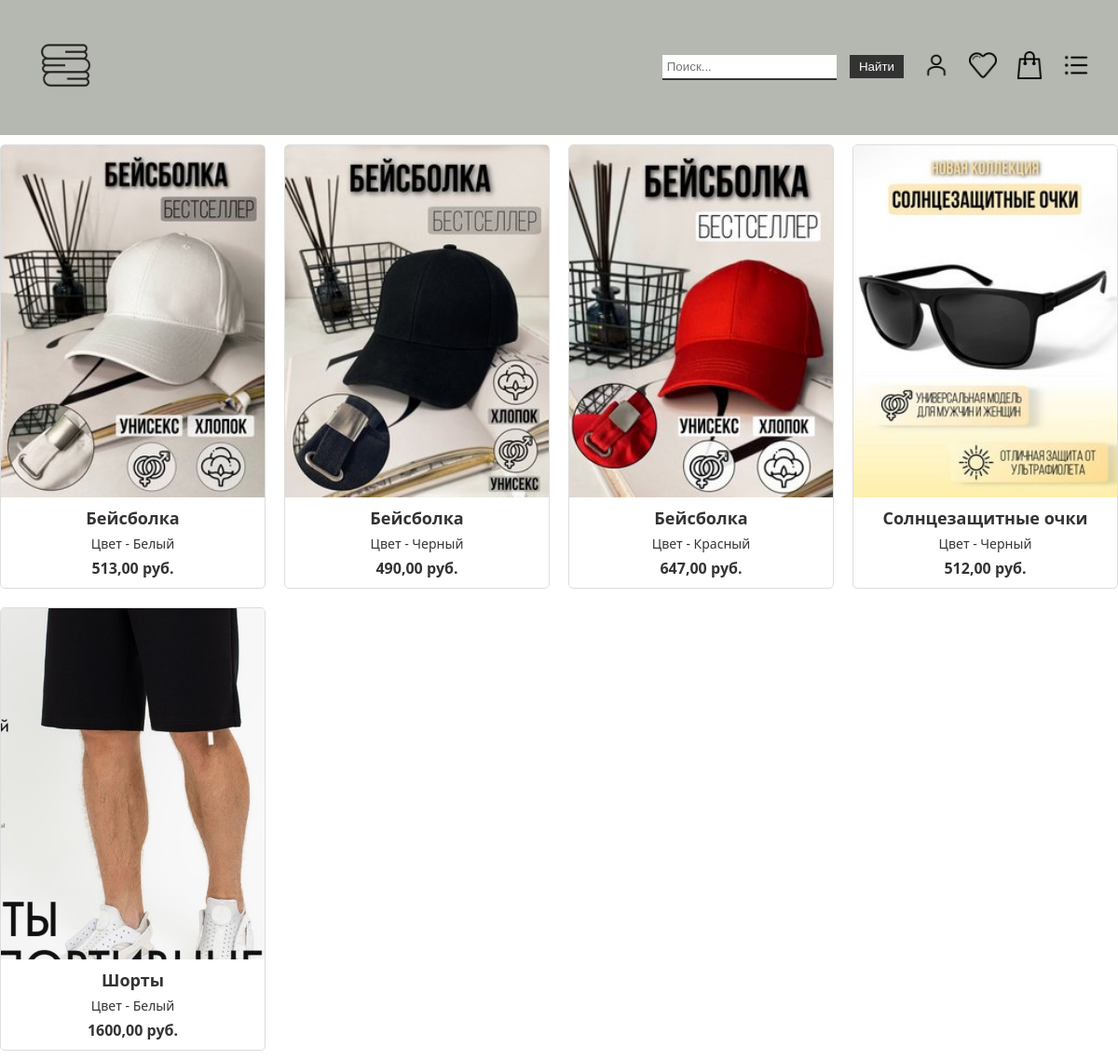
/, run on an earlier commit of the app's database.
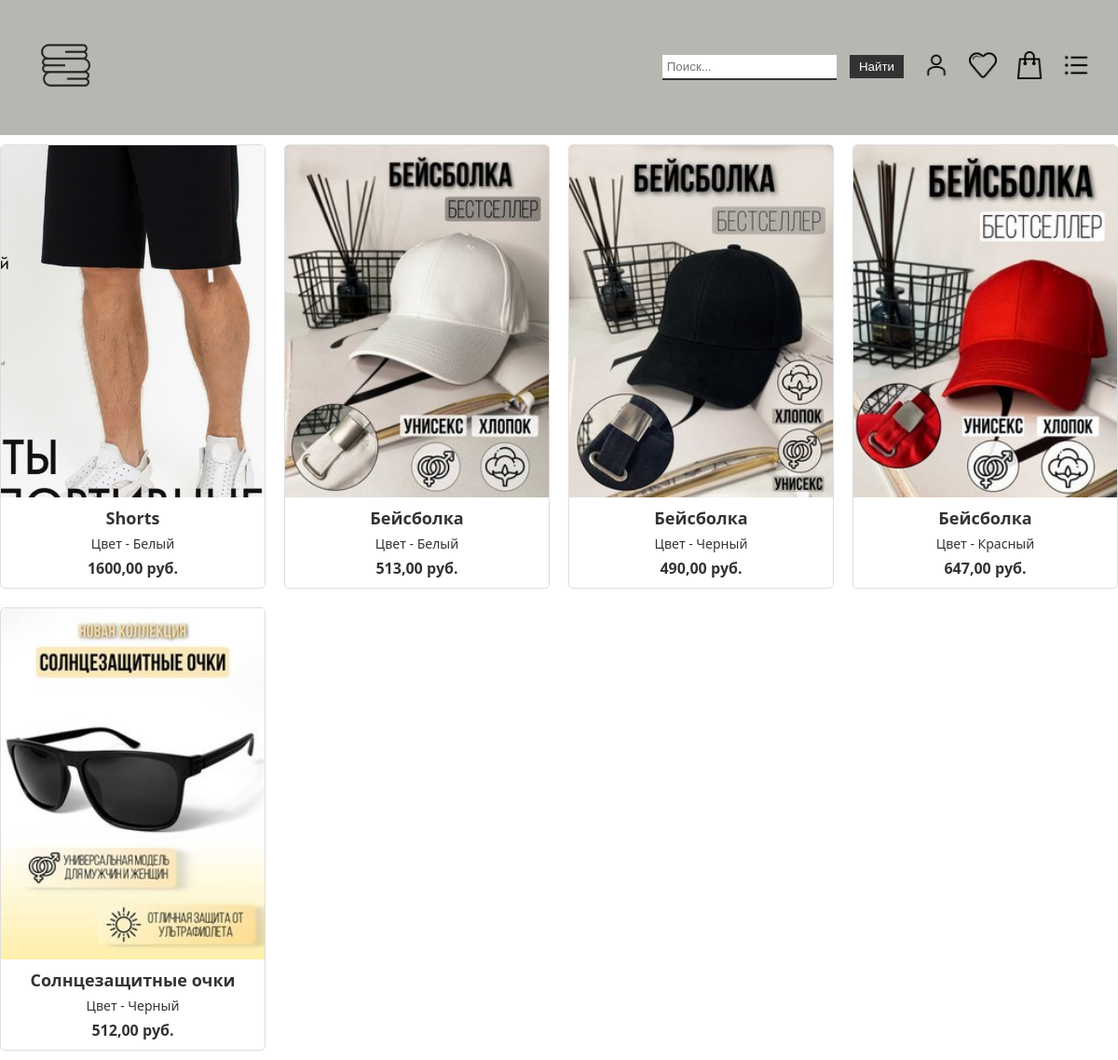
And on a later commit of the database.
### product/models.py (models this page shows, shortened)
class Product(models.Model):
    title = models.CharField(max_length=100)
    slug = models.SlugField(max_length=255, unique=True, db_index=True, verbose_name="URL")
    price = models.DecimalField(max_digits=10, decimal_places=2, null=True)
    photo = models.ImageField(blank=True, upload_to='photos/%Y/%m/%d/')
    color = models.CharField(max_length=50)
    content = models.TextField(blank=True)
    search_names = models.TextField(blank=True)
    gender = models.CharField(max_length=50)
    is_published = models.BooleanField(default=True)
    cat = models.ForeignKey('Catalog', on_delete=models.PROTECT)
    def get_absolute_url(self):
        return reverse('product', kwargs={'prod_slug': self.slug})
    class Meta:
        verbose_name = 'Товар'
        verbose_name_plural = 'Товары'
        ordering = ('title', )

### product/views.py (the view)
# urls.py: path('', head_page, name='home'),
def head_page(request):
    prods = Product.objects.all()
    title = 'Главная страница'
    context = {'title': title, 'prods': prods, 'menu': menu}
    return render(request, 'product/head_page.html', context)

### product/templates/product/head_page.html
{% extends 'product/base.html' %}
{% block content %}
{% if prods %}
  <div class="list-prod">
    {% for p in prods %}
      <a href="{{ p.get_absolute_url }}" class="item">
        {% if p.photo %}
          <img src="{{p.photo.url}}" alt="{{p.title}}">
        {% else %}
          <div style="height: 200px;"></div>
        {% endif %}
        <h2>{{ p.title }}</h2>
        <p>Цвет - {{ p.color }}</p>
        <p class="price">{{ p.price }} руб.</p>
      </a>
    {% endfor %}
  </div>
{% else %}
  <h2>По данной категории пока ничего нет</h2>
{% endif %}
{% endblock content %}

What changed in the data, as far as the page shows it:
changed Product: title "Шорты" → "Shorts"; moves up the list
